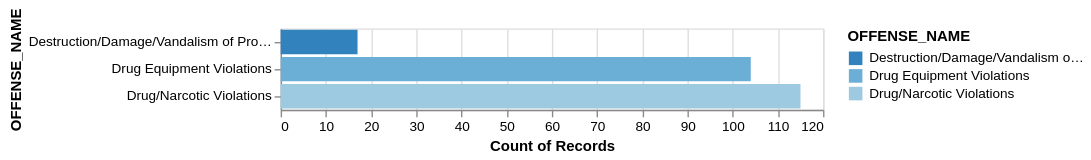

Notebook cell for this chart:
### Code cell
alt.Chart(ScottCOViz).mark_bar().encode(
    x=alt.X('count(RACE_DESC)'),
    y=alt.Y('OFFENSE_NAME'),
    color=alt.Color('OFFENSE_NAME:N',scale=alt.Scale(scheme='category20c'))
)

### Figure 1 — Vega-Lite specification as saved in the notebook (floating-point values rounded to 4 significant figures; data arrays with more than 128 entries replaced by an {"elided": "..."} marker saying what was removed)
{"config": {"view": {"continuousWidth": 400, "continuousHeight": 300}}, "data": {"name": "data-11287b18f9a96cf8affd4675a8ef73ea"}, "mark": "bar", "encoding": {"color": {"type": "nominal", "field": "OFFENSE_NAME", "scale": {"scheme": "category20c"}}, "x": {"type": "nominal", "aggregate": "count", "field": "RACE_DESC"}, "y": {"type": "nominal", "field": "OFFENSE_NAME"}}, "$schema": "https://vega.github.io/schema/vega-lite/v4.8.1.json", "datasets": {"data-11287b18f9a96cf8affd4675a8ef73ea": {"elided": "236 records"}}}
